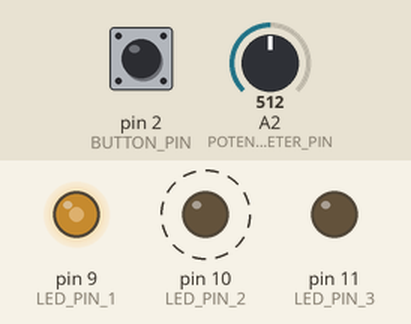
Simulated run of this sketch. Board: Arduino Uno, built with avr-gcc and run on an emulated ATmega328P. Shown: output pins drawn as LEDs (lit = HIGH). Dashed ring = blinking. The test bench sets the inputs (shaded band); at power-on: A2 (POTENTIOMETER_PIN) = 512, pin 2 (BUTTON_PIN) LOW.

Above: at 1.2 s.
1.3 s: A2 (POTENTIOMETER_PIN) set to 716
At 1.9 s:
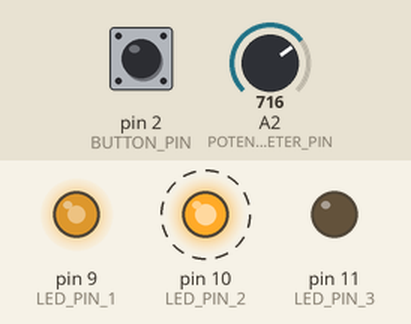
4.3 s: pin 2 (BUTTON_PIN) pulled HIGH for 0.15 s
At 4.37 s:
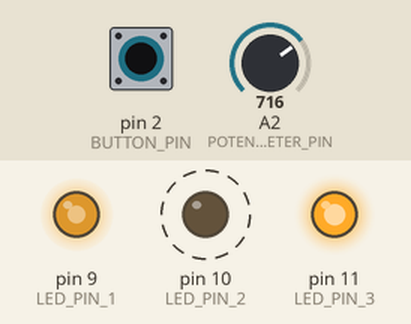
7.3 s: A2 (POTENTIOMETER_PIN) set to 900
At 7.75 s:
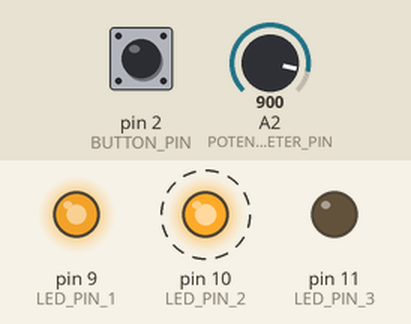
10.3 s: pin 2 (BUTTON_PIN) pulled HIGH for 1 s
At 10.9 s:
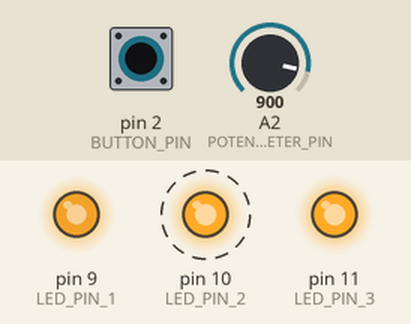
13.3 s: A2 (POTENTIOMETER_PIN) set to 122
At 13.75 s:
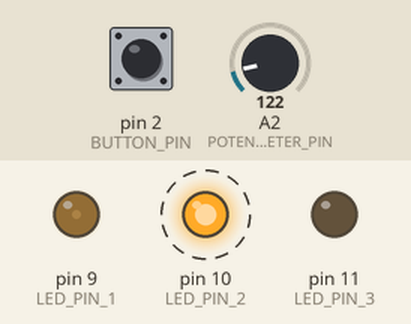
16.3 s: pin 2 (BUTTON_PIN) pulled HIGH for 0.15 s
At 16.37 s:
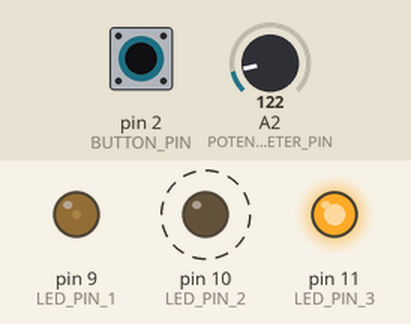
Timing chart, 0 to 20.3 s (numbered marks = the images above; inputs shaded):
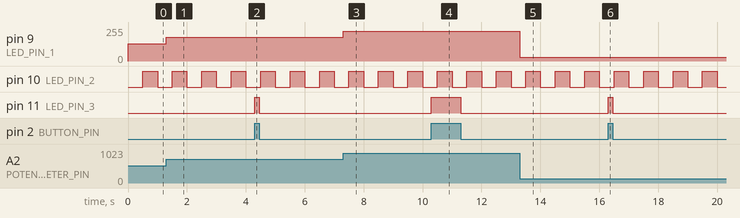

Measured:
- after the input at 1.3 s, pin 9 (LED_PIN_1): 128/255 → 179/255 at once
- after the input at 4.3 s, pin 11 (LED_PIN_3): LOW → HIGH at once, → LOW 0.15 s later
- after the input at 7.3 s, pin 9 (LED_PIN_1): 179/255 → 225/255 at once
- after the input at 10.3 s, pin 11 (LED_PIN_3): LOW → HIGH at once, → LOW 1.0 s later
- after the input at 13.3 s, pin 9 (LED_PIN_1): 225/255 → 30/255 at once
- after the input at 16.3 s, pin 11 (LED_PIN_3): LOW → HIGH at once, → LOW 0.15 s later
- by itself, pin 10 (LED_PIN_2): alternates HIGH for 0.50 s and LOW for 0.50 s

The sketch:

sketch_aug23a_copy_20260823170321.ino
```cpp
#define LED_PIN_1 9
#define LED_PIN_2 10
#define LED_PIN_3 11
#define POTENTIOMETER_PIN A2
#define BUTTON_PIN 2


unsigned long startTime=millis();
unsigned long blinkDelay = 500;
int LEDState2 = LOW;

void setup() {
  Serial.begin(115200);
  Serial.setTimeout(10);
  pinMode(LED_PIN_1, OUTPUT);
  pinMode(LED_PIN_2, OUTPUT);
  pinMode(LED_PIN_3, OUTPUT);
  pinMode(BUTTON_PIN,INPUT);

}

void loop() {
  unsigned long loopTime=millis();
  if (Serial.available() > 0) {
    int data = Serial.parseInt();
    if ((data >= 100) && (data <= 4000)) {
      blinkDelay = data;
    }
  }

  if(loopTime-startTime>blinkDelay){

  if (LEDState2 == LOW) {
    LEDState2 = HIGH;
  }
  else {
    LEDState2 = LOW;
  }
  digitalWrite(LED_PIN_2, LEDState2);
  startTime+=blinkDelay;
}

int resistance=analogRead(POTENTIOMETER_PIN);
int convertedResistance=resistance/4;
analogWrite(LED_PIN_1,convertedResistance);

if(digitalRead(BUTTON_PIN)==HIGH){
  digitalWrite(LED_PIN_3,HIGH);
}else{
  digitalWrite(LED_PIN_3, LOW);
}
}
```
